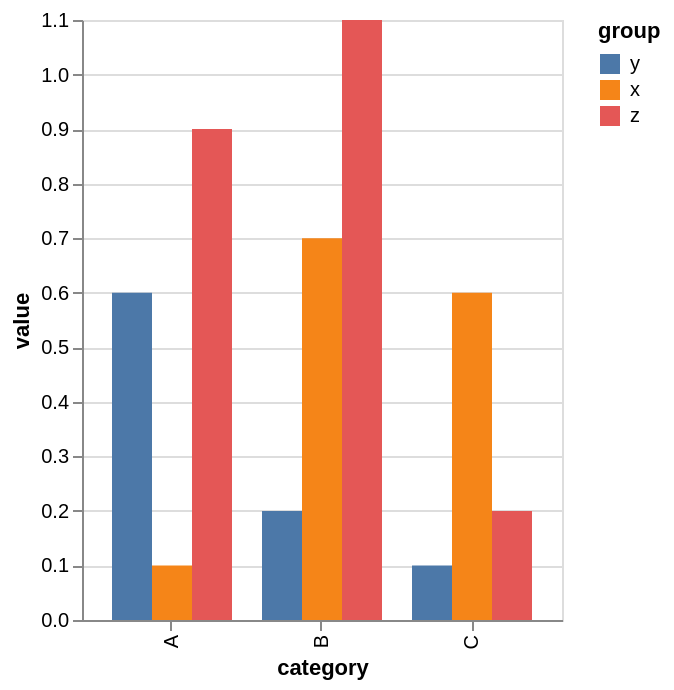

Describe this chart as a Vega-Lite specification.
### Vega-Lite specification from a JSON file in a GitHub repository (floating-point values rounded to 4 significant figures)
{"$schema": "https://vega.github.io/schema/vega-lite/v6.json", "data": {"values": [{"category": "A", "group": "x", "value": 0.1}, {"category": "A", "group": "y", "value": 0.6}, {"category": "A", "group": "z", "value": 0.9}, {"category": "B", "group": "x", "value": 0.7}, {"category": "B", "group": "y", "value": 0.2}, {"category": "B", "group": "z", "value": 1.1}, {"category": "C", "group": "x", "value": 0.6}, {"category": "C", "group": "y", "value": 0.1}, {"category": "C", "group": "z", "value": 0.2}]}, "mark": "bar", "encoding": {"x": {"field": "category"}, "y": {"field": "value", "type": "quantitative"}, "xOffset": {"field": "group"}, "fill": {"field": "group", "scale": {"domain": ["y", "x", "z"]}}}}
